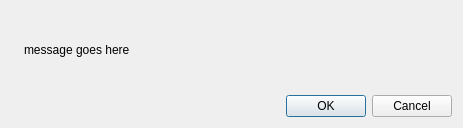
<?xml version="1.0" encoding="UTF-8"?>
<ui version="4.0">
 <class>DeletionConfirmationDialog</class>
 <widget class="QDialog" name="DeletionConfirmationDialog">
  <property name="geometry">
   <rect>
    <x>0</x>
    <y>0</y>
    <width>463</width>
    <height>128</height>
   </rect>
  </property>
  <property name="sizePolicy">
   <sizepolicy hsizetype="MinimumExpanding" vsizetype="MinimumExpanding">
    <horstretch>0</horstretch>
    <verstretch>0</verstretch>
   </sizepolicy>
  </property>
  <property name="windowTitle">
   <string>Remove torrent(s)</string>
  </property>
  <layout class="QVBoxLayout" name="verticalLayout">
   <item>
    <layout class="QHBoxLayout" name="horizontalLayout">
     <item>
      <widget class="QLabel" name="labelWarning">
       <property name="sizePolicy">
        <sizepolicy hsizetype="Preferred" vsizetype="Preferred">
         <horstretch>0</horstretch>
         <verstretch>0</verstretch>
        </sizepolicy>
       </property>
       <property name="text">
        <string/>
       </property>
      </widget>
     </item>
     <item>
      <widget class="QLabel" name="label">
       <property name="sizePolicy">
        <sizepolicy hsizetype="MinimumExpanding" vsizetype="MinimumExpanding">
         <horstretch>0</horstretch>
         <verstretch>0</verstretch>
        </sizepolicy>
       </property>
       <property name="text">
        <string notr="true">message goes here</string>
       </property>
       <property name="alignment">
        <set>Qt::AlignmentFlag::AlignLeading|Qt::AlignmentFlag::AlignLeft|Qt::AlignmentFlag::AlignVCenter</set>
       </property>
       <property name="wordWrap">
        <bool>true</bool>
       </property>
      </widget>
     </item>
    </layout>
   </item>
   <item>
    <widget class="QDialogButtonBox" name="buttonBox">
     <property name="sizePolicy">
      <sizepolicy hsizetype="Expanding" vsizetype="Minimum">
       <horstretch>0</horstretch>
       <verstretch>0</verstretch>
      </sizepolicy>
     </property>
     <property name="orientation">
      <enum>Qt::Orientation::Horizontal</enum>
     </property>
     <property name="standardButtons">
      <set>QDialogButtonBox::StandardButton::Cancel|QDialogButtonBox::StandardButton::Ok</set>
     </property>
    </widget>
   </item>
  </layout>
 </widget>
 <resources/>
 <connections/>
</ui>
